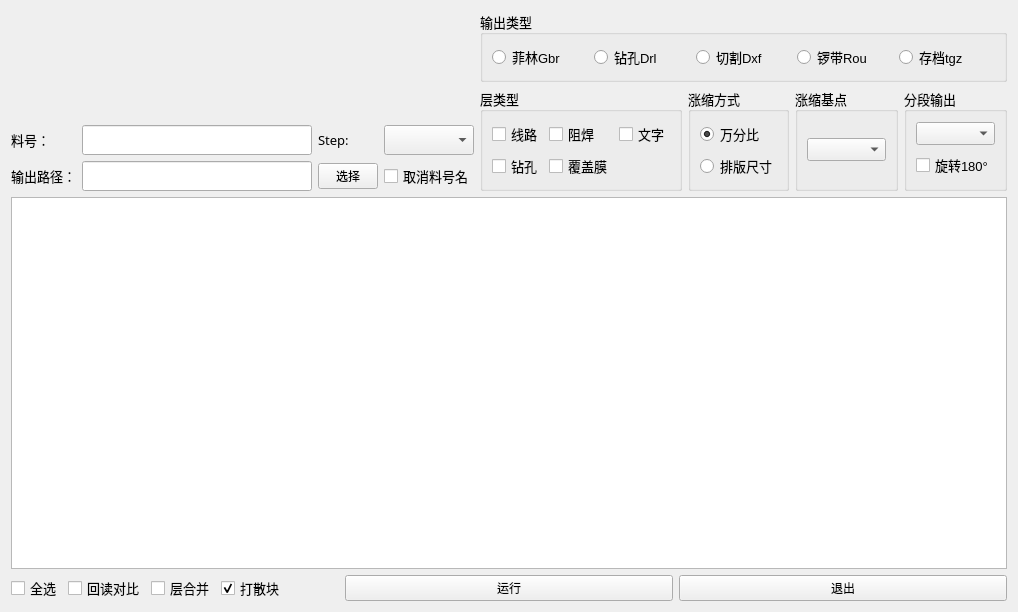
<?xml version="1.0" encoding="UTF-8"?>
<ui version="4.0">
 <class>Form</class>
 <widget class="QWidget" name="Form">
  <property name="geometry">
   <rect>
    <x>0</x>
    <y>0</y>
    <width>1018</width>
    <height>612</height>
   </rect>
  </property>
  <property name="font">
   <font>
    <family>微软雅黑</family>
    <pointsize>10</pointsize>
   </font>
  </property>
  <property name="windowTitle">
   <string>资料导出</string>
  </property>
  <layout class="QVBoxLayout" name="verticalLayout_5">
   <item>
    <layout class="QHBoxLayout" name="horizontalLayout_4" stretch="1,1">
     <item>
      <layout class="QVBoxLayout" name="verticalLayout_4">
       <item>
        <layout class="QHBoxLayout" name="horizontalLayout_3" stretch="1,1,1">
         <item>
          <spacer name="horizontalSpacer">
           <property name="orientation">
            <enum>Qt::Horizontal</enum>
           </property>
           <property name="sizeHint" stdset="0">
            <size>
             <width>40</width>
             <height>20</height>
            </size>
           </property>
          </spacer>
         </item>
         <item>
          <widget class="QLabel" name="label_logo">
           <property name="minimumSize">
            <size>
             <width>0</width>
             <height>50</height>
            </size>
           </property>
           <property name="text">
            <string/>
           </property>
          </widget>
         </item>
         <item>
          <spacer name="horizontalSpacer_2">
           <property name="orientation">
            <enum>Qt::Horizontal</enum>
           </property>
           <property name="sizeHint" stdset="0">
            <size>
             <width>40</width>
             <height>20</height>
            </size>
           </property>
          </spacer>
         </item>
        </layout>
       </item>
       <item>
        <layout class="QGridLayout" name="gridLayout_2">
         <item row="0" column="2" colspan="2">
          <widget class="QLabel" name="label_4">
           <property name="font">
            <font>
             <family>微软雅黑</family>
             <pointsize>10</pointsize>
            </font>
           </property>
           <property name="text">
            <string>Step:</string>
           </property>
           <property name="alignment">
            <set>Qt::AlignLeading|Qt::AlignLeft|Qt::AlignVCenter</set>
           </property>
          </widget>
         </item>
         <item row="0" column="0">
          <widget class="QLabel" name="label_2">
           <property name="font">
            <font>
             <family>微软雅黑</family>
             <pointsize>10</pointsize>
            </font>
           </property>
           <property name="text">
            <string>料号：</string>
           </property>
          </widget>
         </item>
         <item row="1" column="1">
          <widget class="QLineEdit" name="lineEdit_path">
           <property name="font">
            <font>
             <family>微软雅黑</family>
             <pointsize>11</pointsize>
            </font>
           </property>
          </widget>
         </item>
         <item row="1" column="2" colspan="2">
          <widget class="QPushButton" name="pushButton_path">
           <property name="maximumSize">
            <size>
             <width>60</width>
             <height>16777215</height>
            </size>
           </property>
           <property name="font">
            <font>
             <family>微软雅黑</family>
             <pointsize>9</pointsize>
            </font>
           </property>
           <property name="cursor">
            <cursorShape>PointingHandCursor</cursorShape>
           </property>
           <property name="text">
            <string>选择</string>
           </property>
          </widget>
         </item>
         <item row="0" column="4">
          <widget class="QComboBox" name="comboBox_steps">
           <property name="font">
            <font>
             <family>微软雅黑</family>
             <pointsize>11</pointsize>
            </font>
           </property>
          </widget>
         </item>
         <item row="1" column="0">
          <widget class="QLabel" name="label_3">
           <property name="font">
            <font>
             <family>微软雅黑</family>
             <pointsize>10</pointsize>
            </font>
           </property>
           <property name="text">
            <string>输出路径：</string>
           </property>
          </widget>
         </item>
         <item row="1" column="4">
          <widget class="QCheckBox" name="checkBox_cancelJobname">
           <property name="font">
            <font>
             <family>微软雅黑</family>
             <pointsize>10</pointsize>
            </font>
           </property>
           <property name="text">
            <string>取消料号名</string>
           </property>
          </widget>
         </item>
         <item row="0" column="1">
          <widget class="QLineEdit" name="lineEdit_jobname">
           <property name="font">
            <font>
             <family>微软雅黑</family>
             <pointsize>11</pointsize>
            </font>
           </property>
           <property name="readOnly">
            <bool>true</bool>
           </property>
          </widget>
         </item>
        </layout>
       </item>
      </layout>
     </item>
     <item>
      <layout class="QVBoxLayout" name="verticalLayout_3">
       <item>
        <widget class="QGroupBox" name="groupBox">
         <property name="font">
          <font>
           <family>微软雅黑</family>
           <pointsize>10</pointsize>
          </font>
         </property>
         <property name="title">
          <string>输出类型</string>
         </property>
         <layout class="QHBoxLayout" name="horizontalLayout_2">
          <item>
           <widget class="QRadioButton" name="radioButton">
            <property name="font">
             <font>
              <family>Segoe UI</family>
              <pointsize>10</pointsize>
             </font>
            </property>
            <property name="text">
             <string>菲林Gbr</string>
            </property>
           </widget>
          </item>
          <item>
           <widget class="QRadioButton" name="radioButton_2">
            <property name="font">
             <font>
              <family>Segoe UI</family>
              <pointsize>10</pointsize>
             </font>
            </property>
            <property name="text">
             <string>钻孔Drl</string>
            </property>
           </widget>
          </item>
          <item>
           <widget class="QRadioButton" name="radioButton_3">
            <property name="font">
             <font>
              <family>Segoe UI</family>
              <pointsize>10</pointsize>
             </font>
            </property>
            <property name="text">
             <string>切割Dxf</string>
            </property>
           </widget>
          </item>
          <item>
           <widget class="QRadioButton" name="radioButton_4">
            <property name="font">
             <font>
              <family>Segoe UI</family>
              <pointsize>10</pointsize>
             </font>
            </property>
            <property name="text">
             <string>锣带Rou</string>
            </property>
           </widget>
          </item>
          <item>
           <widget class="QRadioButton" name="radioButton_5">
            <property name="font">
             <font>
              <family>Segoe UI</family>
              <pointsize>10</pointsize>
             </font>
            </property>
            <property name="text">
             <string>存档tgz</string>
            </property>
           </widget>
          </item>
         </layout>
        </widget>
       </item>
       <item>
        <layout class="QHBoxLayout" name="horizontalLayout">
         <item>
          <widget class="QGroupBox" name="groupBox_2">
           <property name="font">
            <font>
             <family>微软雅黑</family>
             <pointsize>10</pointsize>
            </font>
           </property>
           <property name="title">
            <string>层类型</string>
           </property>
           <layout class="QGridLayout" name="gridLayout">
            <item row="0" column="0">
             <widget class="QCheckBox" name="checkBox_signal">
              <property name="font">
               <font>
                <family>Segoe UI</family>
                <pointsize>10</pointsize>
               </font>
              </property>
              <property name="text">
               <string>线路</string>
              </property>
             </widget>
            </item>
            <item row="0" column="1">
             <widget class="QCheckBox" name="checkBox_soldmask">
              <property name="font">
               <font>
                <family>Segoe UI</family>
                <pointsize>10</pointsize>
               </font>
              </property>
              <property name="text">
               <string>阻焊</string>
              </property>
             </widget>
            </item>
            <item row="0" column="2">
             <widget class="QCheckBox" name="checkBox_silkscreen">
              <property name="font">
               <font>
                <family>Segoe UI</family>
                <pointsize>10</pointsize>
               </font>
              </property>
              <property name="text">
               <string>文字</string>
              </property>
             </widget>
            </item>
            <item row="1" column="0">
             <widget class="QCheckBox" name="checkBox_drill">
              <property name="font">
               <font>
                <family>Segoe UI</family>
                <pointsize>10</pointsize>
               </font>
              </property>
              <property name="text">
               <string>钻孔</string>
              </property>
             </widget>
            </item>
            <item row="1" column="1">
             <widget class="QCheckBox" name="checkBox_cov">
              <property name="font">
               <font>
                <family>Segoe UI</family>
                <pointsize>10</pointsize>
               </font>
              </property>
              <property name="text">
               <string>覆盖膜</string>
              </property>
             </widget>
            </item>
           </layout>
          </widget>
         </item>
         <item>
          <widget class="QGroupBox" name="groupBox_3">
           <property name="font">
            <font>
             <family>微软雅黑</family>
             <pointsize>10</pointsize>
            </font>
           </property>
           <property name="title">
            <string>涨缩方式</string>
           </property>
           <layout class="QVBoxLayout" name="verticalLayout">
            <item>
             <widget class="QRadioButton" name="radioButton_scale_1">
              <property name="font">
               <font>
                <family>Segoe UI</family>
                <pointsize>10</pointsize>
               </font>
              </property>
              <property name="text">
               <string>万分比</string>
              </property>
              <property name="checked">
               <bool>true</bool>
              </property>
             </widget>
            </item>
            <item>
             <widget class="QRadioButton" name="radioButton_scale_2">
              <property name="font">
               <font>
                <family>Segoe UI</family>
                <pointsize>10</pointsize>
               </font>
              </property>
              <property name="text">
               <string>排版尺寸</string>
              </property>
             </widget>
            </item>
           </layout>
          </widget>
         </item>
         <item>
          <widget class="QGroupBox" name="groupBox_4">
           <property name="font">
            <font>
             <family>微软雅黑</family>
             <pointsize>10</pointsize>
            </font>
           </property>
           <property name="title">
            <string>涨缩基点</string>
           </property>
           <layout class="QVBoxLayout" name="verticalLayout_2">
            <item>
             <widget class="QComboBox" name="comboBox_anchor">
              <property name="font">
               <font>
                <family>Segoe UI</family>
                <pointsize>10</pointsize>
               </font>
              </property>
             </widget>
            </item>
           </layout>
          </widget>
         </item>
         <item>
          <widget class="QGroupBox" name="groupBox_5">
           <property name="title">
            <string>分段输出</string>
           </property>
           <layout class="QVBoxLayout" name="verticalLayout_6">
            <item>
             <widget class="QComboBox" name="comboBox_split">
              <property name="font">
               <font>
                <family>Segoe UI</family>
                <pointsize>10</pointsize>
               </font>
              </property>
             </widget>
            </item>
            <item>
             <widget class="QCheckBox" name="checkBox_split_rotate">
              <property name="font">
               <font>
                <family>Segoe UI</family>
                <pointsize>10</pointsize>
               </font>
              </property>
              <property name="text">
               <string>旋转180°</string>
              </property>
             </widget>
            </item>
           </layout>
          </widget>
         </item>
        </layout>
       </item>
      </layout>
     </item>
    </layout>
   </item>
   <item>
    <widget class="QTableWidget" name="tableWidget">
     <property name="font">
      <font>
       <family>微软雅黑</family>
       <pointsize>10</pointsize>
      </font>
     </property>
    </widget>
   </item>
   <item>
    <layout class="QHBoxLayout" name="horizontalLayout_6" stretch="1,1,1">
     <item>
      <layout class="QHBoxLayout" name="horizontalLayout_5">
       <item>
        <widget class="QCheckBox" name="checkBox_select_all">
         <property name="font">
          <font>
           <family>微软雅黑</family>
           <pointsize>10</pointsize>
          </font>
         </property>
         <property name="text">
          <string>全选</string>
         </property>
        </widget>
       </item>
       <item>
        <widget class="QCheckBox" name="checkBox_autoRead">
         <property name="text">
          <string>回读对比</string>
         </property>
        </widget>
       </item>
       <item>
        <widget class="QCheckBox" name="checkBox_merge">
         <property name="text">
          <string>层合并</string>
         </property>
        </widget>
       </item>
       <item>
        <widget class="QCheckBox" name="checkBox_pad_as_circle">
         <property name="enabled">
          <bool>true</bool>
         </property>
         <property name="text">
          <string>打散块</string>
         </property>
         <property name="checked">
          <bool>true</bool>
         </property>
        </widget>
       </item>
       <item>
        <spacer name="horizontalSpacer_3">
         <property name="orientation">
          <enum>Qt::Horizontal</enum>
         </property>
         <property name="sizeHint" stdset="0">
          <size>
           <width>40</width>
           <height>20</height>
          </size>
         </property>
        </spacer>
       </item>
      </layout>
     </item>
     <item>
      <widget class="QPushButton" name="pushButton_run">
       <property name="minimumSize">
        <size>
         <width>0</width>
         <height>26</height>
        </size>
       </property>
       <property name="font">
        <font>
         <family>微软雅黑</family>
         <pointsize>9</pointsize>
        </font>
       </property>
       <property name="cursor">
        <cursorShape>PointingHandCursor</cursorShape>
       </property>
       <property name="text">
        <string>运行</string>
       </property>
      </widget>
     </item>
     <item>
      <widget class="QPushButton" name="pushButton_exit">
       <property name="minimumSize">
        <size>
         <width>0</width>
         <height>26</height>
        </size>
       </property>
       <property name="font">
        <font>
         <family>微软雅黑</family>
         <pointsize>9</pointsize>
        </font>
       </property>
       <property name="cursor">
        <cursorShape>PointingHandCursor</cursorShape>
       </property>
       <property name="text">
        <string>退出</string>
       </property>
      </widget>
     </item>
    </layout>
   </item>
  </layout>
 </widget>
 <resources/>
 <connections/>
</ui>
